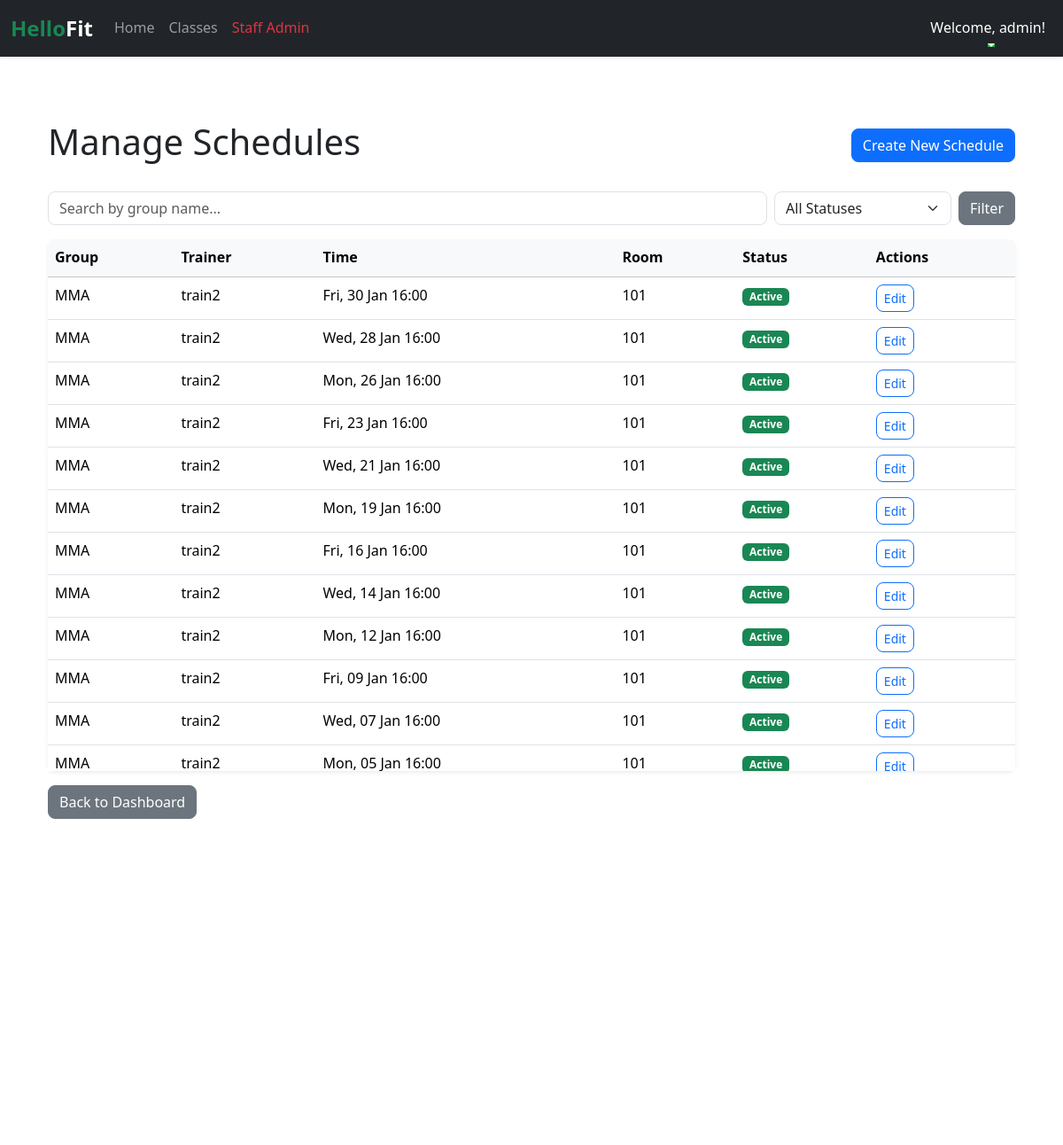
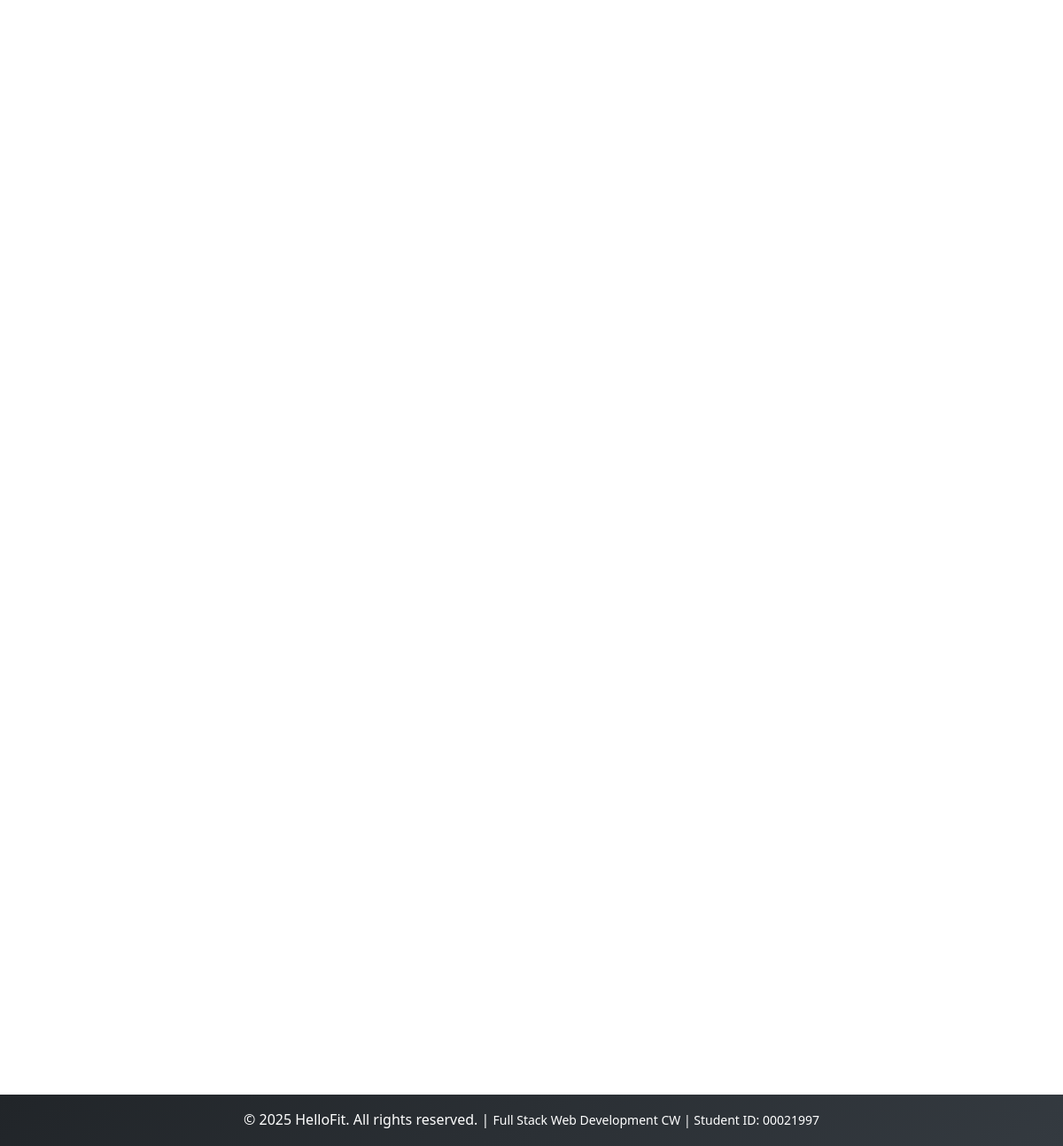
Page /staff/schedules/ (signed in) on the committed database (2 pictures, top to bottom).
### users/models.py (models this page shows, shortened)
class User(AbstractUser):
    ROLES = [
        ('member', 'Member'),
        ('trainer', 'Trainer'),
        ('staff', 'Staff'),
    ]
    role = models.CharField(max_length=10, choices=ROLES, default='member')
    phone = models.CharField(max_length=12, blank=True)
    join_date = models.DateTimeField(auto_now_add=True)

class Trainer(models.Model):
    user = models.OneToOneField(User, on_delete=models.CASCADE, primary_key=True)
    specialization = models.CharField(max_length=50)
    bio = models.TextField(blank=True)

### scheduling/models.py (models this page shows, shortened)
class Schedule(models.Model):
    STATUS=[
        ('active','Active'),
        ('in_progress','In Progress'),
        ('inactive','Inactive'),
            ]
    group = models.ForeignKey(Group, on_delete=models.CASCADE)
    trainer = models.ForeignKey('users.Trainer', on_delete=models.CASCADE)
    start_time = models.DateTimeField()
    end_time = models.DateTimeField()
    room = models.IntegerField()
    status = models.CharField(max_length=25, choices=STATUS, default='inactive')
    recurrence_days = models.CharField(max_length=50, blank=True, null=True, help_text="0=Monday, 6=Sunday")
    repeat_until = models.DateField(blank=True, null=True)

class Group(models.Model):
    name=models.CharField(max_length=50)
    description=models.TextField(blank=True)
    duration=models.IntegerField()
    capacity=models.IntegerField(default=20)

### scheduling/views.py (the view)
# urls.py: path('staff/schedules/', staff_schedule_list, name='staff_schedule_list'),
@login_required
def staff_schedule_list(request):
    if request.user.role != 'staff': return redirect('home')
    schedules = Schedule.objects.all().order_by('-start_time')
    query = request.GET.get('q')
    status = request.GET.get('status')
    if query:
        schedules = schedules.filter(group__name__icontains=query)
    if status:
        schedules = schedules.filter(status=status)
    return render(request, 'scheduling/staff/schedule_list.html', {'schedules': schedules})

### scheduling/templates/scheduling/staff/schedule_list.html (shortened to what this page needs)
{% extends 'base.html' %}
{% block content %}
<div class="container mt-4">
    <div class="d-flex justify-content-between align-items-center mb-4">
        <h1>Manage Schedules</h1>
        <a href="{% url 'staff_dashboard' %}" class="btn btn-primary">Create New Schedule</a>
    </div>
    <div class="mb-3">
        <form method="get" class="d-flex gap-2">
            <input type="text" name="q" class="form-control" placeholder="Search by group name..."
                value="{{ request.GET.q }}">
            <select name="status" class="form-select" style="max-width: 200px;">
                <option value="">All Statuses</option>
            </select>
            <button type="submit" class="btn btn-secondary">Filter</button>
        </form>
    </div>
    <div class="card shadow-sm">
        <div class="card-body p-0">
            <div style="max-height: 600px; overflow-y: auto;">
                <table class="table table-hover mb-0">
                    <thead class="table-light sticky-top">
                        <tr>
                            <th>Group</th>
                            <th>Trainer</th>
                            <th>Time</th>
                            <th>Room</th>
                            <th>Status</th>
                            <th>Actions</th>
                        </tr>
                    </thead>
                    <tbody>
                        {% for schedule in schedules %}
                        <tr>
                            <td>{{ schedule.group.name }}</td>
                            <td>{{ schedule.trainer.user.first_name }}</td>
                            <td>{{ schedule.start_time|date:"D, d M H:i" }}</td>
                            <td>{{ schedule.room }}</td>
                            <td>
                                <span
                                    class="badge {% if schedule.status == 'active' %}bg-success{% else %}bg-danger{% endif %}">
                                    {{ schedule.status|title }}
                                </span>
                            </td>
                            <td>
                                <a href="{% url 'staff_schedule_update' schedule.pk %}"
                                    class="btn btn-sm btn-outline-primary">Edit</a>
                            </td>
                        </tr>
                        {% empty %}
                        <tr>
                            <td colspan="6" class="text-center text-muted">No schedules found.</td>
                        </tr>
                        {% endfor %}
                    </tbody>
                </table>
            </div>
        </div>
    </div>
    <div class="mt-3">
        <a href="{% url 'staff_dashboard' %}" class="btn btn-secondary">Back to Dashboard</a>
    </div>
</div>
{% endblock %}

### templates/base.html (shortened to what this page needs)
{% load static %}
<!DOCTYPE html>
<html lang="en">
<head>
    <link href="https://cdn.jsdelivr.net/npm/bootstrap@5.3.3/dist/css/bootstrap.min.css" rel="stylesheet"
>
    <link rel="stylesheet" href="{% static 'css/style.css' %}">
</head>
<body style="display:flex;min-height:100vh;flex-direction:column;">
    <header>
        <nav class="navbar navbar-expand-lg navbar-dark bg-dark shadow-sm">
            <div class="container-fluid">
                <a class="navbar-brand fs-4 fw-bold text-success" href="{% url 'home' %}">
                    Hello<span class="text-white">Fit</span>
                </a>
                <div class="collapse navbar-collapse" id="navbarNav">
                    <ul class="navbar-nav me-auto mb-2 mb-lg-0">
                        <li class="nav-item">
                            <a class="nav-link" href="{% url 'home' %}">Home</a>
                        </li>
                        <li class="nav-item">
                            <a class="nav-link" href="{% url 'classes' %}">Classes</a>
                        </li>
                        {% if user.is_authenticated %}
                        {% if user.role == 'member' %}
                        <li class="nav-item">
                            <a class="nav-link text-warning" href="{% url 'member_dashboard' %}">My Dashboard</a>
                        </li>
                        {% elif user.role == 'trainer' %}
                        <li class="nav-item">
                            <a class="nav-link text-info" href="{% url 'trainer_dashboard' %}">Trainer Panel</a>
                        </li>
                        {% elif user.role == 'staff' %}
                        <li class="nav-item">
                            <a class="nav-link text-danger" href="{% url 'staff_dashboard' %}">Staff Admin</a>
                        </li>
                        {% endif %}
                        {% endif %}
                    </ul>
                    <ul class="navbar-nav ms-auto">
                        {% if user.is_authenticated %}
                        <li class="nav-item dropdown">
                            <a class="nav-link dropdown-toggle text-white" href="#" id="navbarDropdown" role="button"
                                data-bs-toggle="dropdown" aria-expanded="false">
                                Welcome, {{ user.first_name|default:user.username }}!
                            </a>
                        </li>
                        {% endif %}
                    </ul>
                </div>
            </div>
        </nav>
    </header>
    <main class="container my-5">
        {% block content %}
        {% endblock content %}
    </main>
    <footer class="bg-dark text-white text-center py-3 mt-auto">
        <div class="container">
            <p class="mb-0">
                &copy; 2025 HelloFit. All rights reserved. |
                <small>Full Stack Web Development CW | Student ID: 00021997</small>
            </p>
        </div>
    </footer>
</body>
</html>

### static/css/style.css (style rules this page uses)
:root { --primary-green: #28a745; --dark-bg: #212529; --light-gray: #f8f9fa; --border-radius: 8px; --transition-speed: 0.3s; }
body { font-family: 'Segoe UI', Tahoma, Geneva, Verdana, sans-serif; line-height: 1.6; }
html { scroll-behavior: smooth; }
.btn { border-radius: var(--border-radius); transition: all var(--transition-speed) ease; font-weight: 500; }
.card { border-radius: var(--border-radius); border: none; box-shadow: 0 2px 8px rgba(0, 0, 0, 0.1); transition: all var(--transition-speed) ease; }
.form-control, .form-select { border-radius: var(--border-radius); border: 1px solid #dee2e6; transition: all var(--transition-speed) ease; }
.navbar { box-shadow: 0 2px 4px rgba(0, 0, 0, 0.1); }
.navbar-brand { transition: all var(--transition-speed) ease; }
.nav-link { position: relative; transition: all var(--transition-speed) ease; }
.nav-link::after { content: ''; position: absolute; bottom: 0; left: 50%; width: 0; height: 2px; background: var(--primary-green); transition: all var(--transition-speed) ease; transform: translateX(-50%); }
.table { border-radius: var(--border-radius); overflow: hidden; }
.table thead { background: linear-gradient(135deg, var(--dark-bg) 0%, #343a40 100%); color: white; }
.table-hover tbody tr { transition: all var(--transition-speed) ease; }
footer { background: linear-gradient(135deg, var(--dark-bg) 0%, #343a40 100%); }

### rows in the picture
User: first_name "admin"
Schedule: group.name "MMA", trainer.user.first_name "train2", start_time "Fri, 30 Jan 16:00", room "101", status "Active"
Schedule: group.name "MMA", trainer.user.first_name "train2", start_time "Wed, 28 Jan 16:00", room "101", status "Active"
Schedule: group.name "MMA", trainer.user.first_name "train2", start_time "Mon, 26 Jan 16:00", room "101", status "Active"
Schedule: group.name "MMA", trainer.user.first_name "train2", start_time "Fri, 23 Jan 16:00", room "101", status "Active"
Schedule: group.name "MMA", trainer.user.first_name "train2", start_time "Wed, 21 Jan 16:00", room "101", status "Active"
Schedule: group.name "MMA", trainer.user.first_name "train2", start_time "Mon, 19 Jan 16:00", room "101", status "Active"
Schedule: group.name "MMA", trainer.user.first_name "train2", start_time "Fri, 16 Jan 16:00", room "101", status "Active"
Schedule: group.name "MMA", trainer.user.first_name "train2", start_time "Wed, 14 Jan 16:00", room "101", status "Active"
Schedule: group.name "MMA", trainer.user.first_name "train2", start_time "Mon, 12 Jan 16:00", room "101", status "Active"
Schedule: group.name "MMA", trainer.user.first_name "train2", start_time "Fri, 09 Jan 16:00", room "101", status "Active"
Schedule: group.name "MMA", trainer.user.first_name "train2", start_time "Wed, 07 Jan 16:00", room "101", status "Active"
Schedule: group.name "MMA", trainer.user.first_name "train2", start_time "Mon, 05 Jan 16:00", room "101", status "Active"
